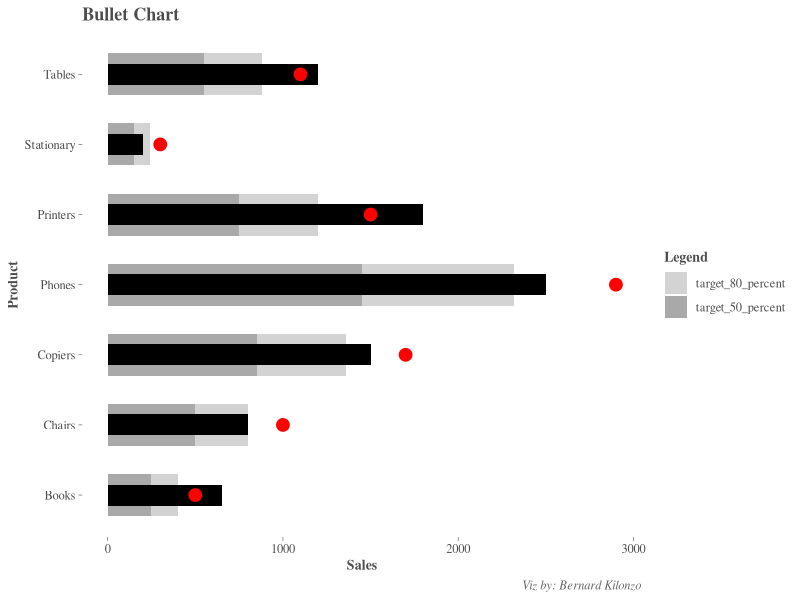

Recreate this plot in R.
#load libraries
library(tidyverse)

#create sample data
data <- data.frame(
  product = c("Chairs","Tables","Stationary","Phones","Copiers","Books","Printers"),
  sales = c(800,1200,200,2500,1500,650,1800),
  target = c(1000,1100,300,2900,1700,500,1500),
  target_80_percent = c(300,330,90,870,510,150,450),
  target_50_percent = c(500,550,150,1450,850,250,750)
)

#shaping data
data_pivot<-data%>%pivot_longer(target_80_percent:target_50_percent, names_to = "targets", values_to = "value")

#ordering the targets
data_pivot$targets<-factor(data_pivot$targets, levels = c("target_80_percent","target_50_percent"))

#creating bullet chart in ggplot2
bc<-ggplot(data_pivot, aes(x = product, y = value)) +
  geom_bar(aes(fill = targets), stat = "identity", width = 0.6) +
  geom_bar(data = data, aes(x = product, y = sales), stat = "identity", fill = "black", width = 0.3) +
  geom_point(data = data, aes(x = product, y = target),stat = "identity", color = "red", size = 4) +
  coord_flip() +
  scale_fill_manual(values = c( "target_80_percent" = "#d3d3d3", "target_50_percent" = "#a9a9a9")) +
  labs(title = "Bullet Chart", x = "Product", y = "Sales", fill = "Legend", caption = "Viz by: Bernard Kilonzo")+
  theme(panel.background = element_blank(),
        axis.title = element_text(family = "serif",face = "bold", size = 10, color = "gray30"),
        axis.text = element_text(family = "serif", size = 9, color = "gray30"),
        axis.ticks = element_line(linewidth = 0.2, color = "gray30"),
        legend.title = element_text(family = "serif", face = "bold", size = 10, color = "gray30"),
        legend.text = element_text(family = "serif", size = 9, color = "gray30"),
        plot.title = element_text(family = "serif",face = "bold", size = 13, color = "gray30"),
        plot.caption = element_text(family = "serif", face = "italic", size = 9, color = "gray40"))

#saving the plot
ggsave(plot = bc, filename = "bullet_chart.png",
       width = 8, height = 6, units = "in", dpi = 300)
